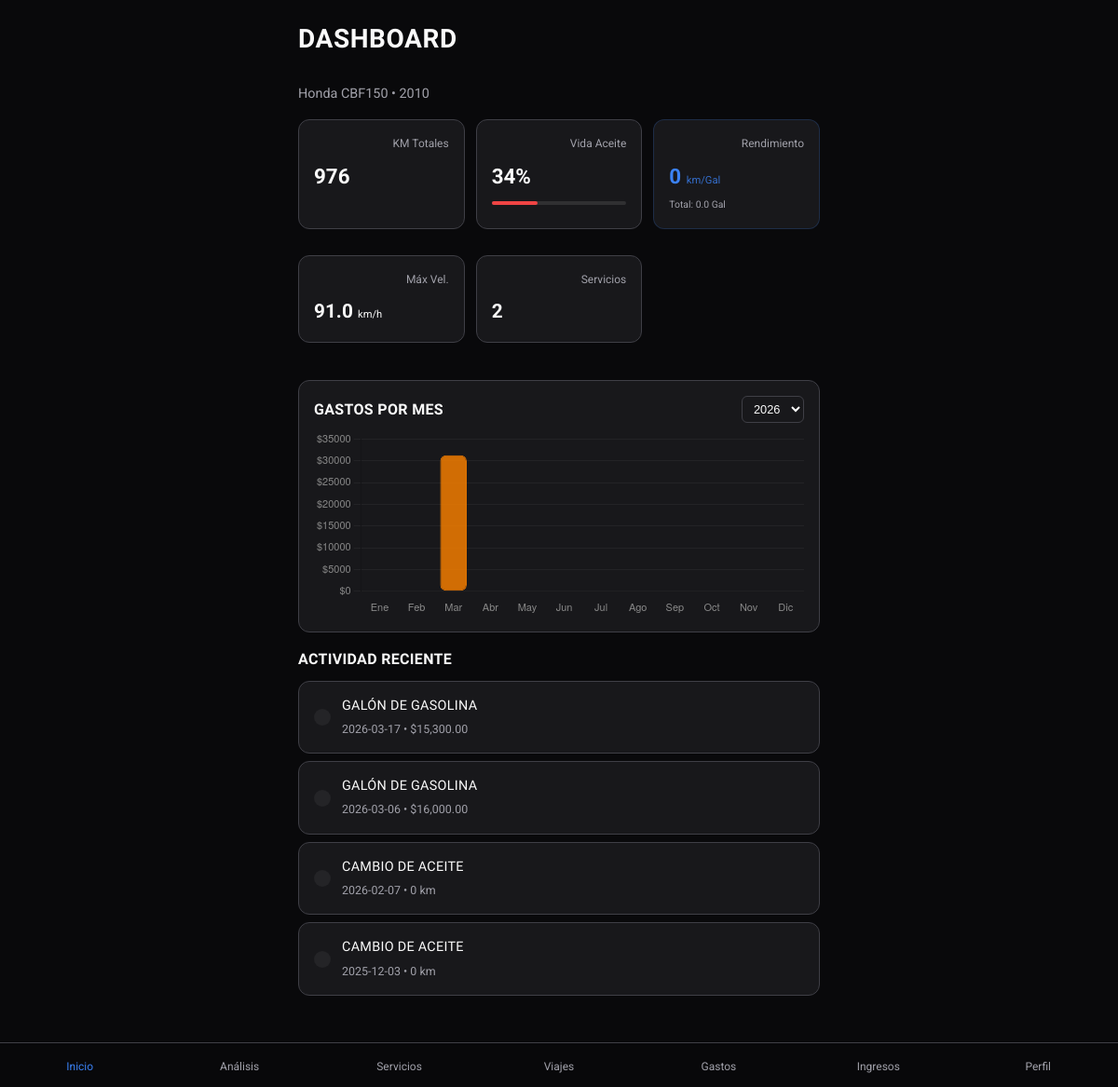
Before: / with the older database file.
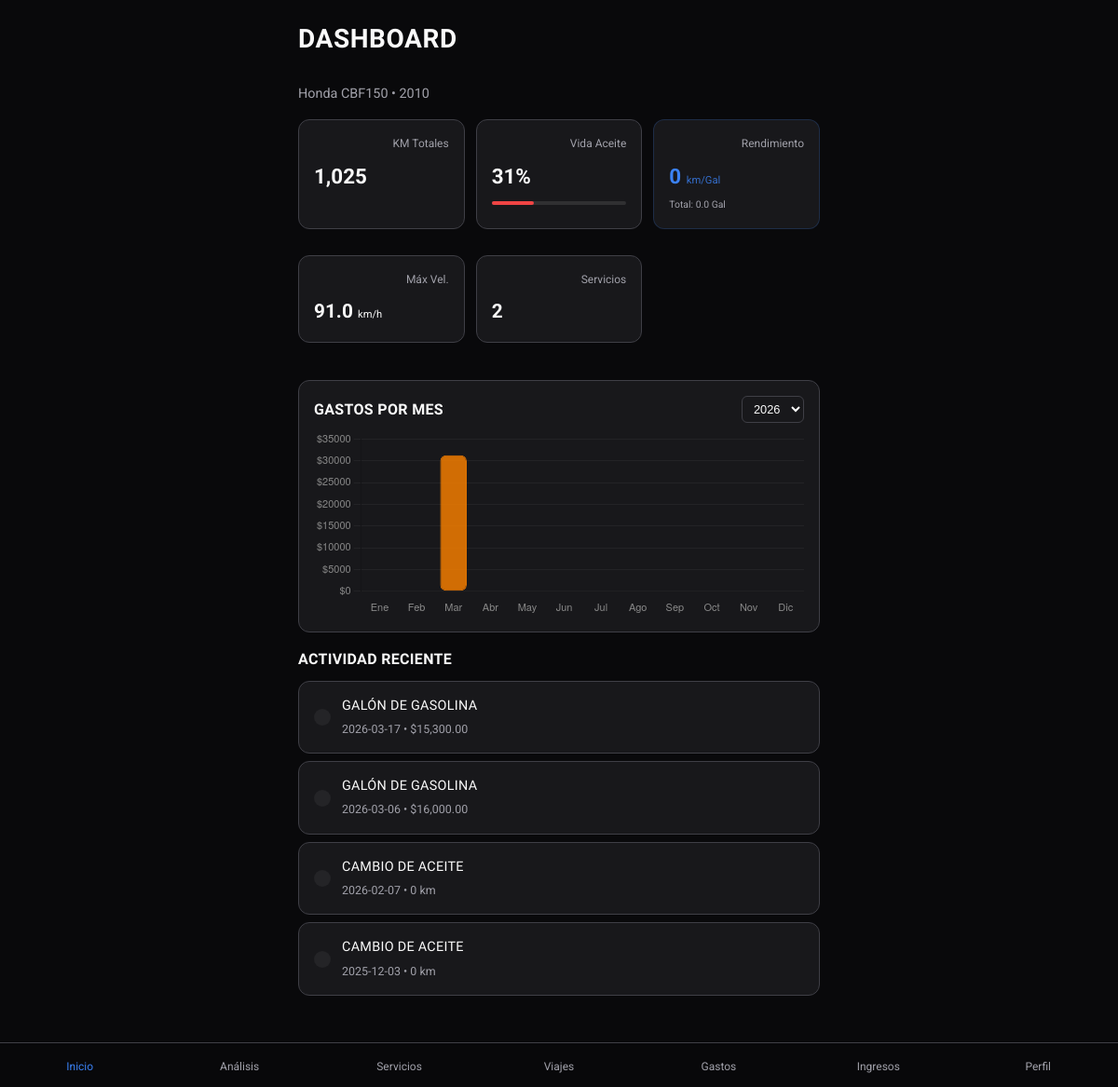
After: the same page with the newer database file.
### tables this page shows
CREATE TABLE motorcycles (
                id TEXT PRIMARY KEY,
                make TEXT NOT NULL,
                model TEXT NOT NULL,
                year INTEGER NOT NULL,
                vin TEXT,
                current_mileage INTEGER DEFAULT 0
            , oil_change_interval INTEGER DEFAULT 5000);

CREATE TABLE trips (
                id TEXT PRIMARY KEY,
                motorcycle_id TEXT NOT NULL,
                distance_km REAL NOT NULL,
                max_speed_kmh REAL DEFAULT 0.0,
                date TEXT NOT NULL,
                title TEXT,
                description TEXT,
                FOREIGN KEY (motorcycle_id) REFERENCES motorcycles (id)
            );

CREATE TABLE expenses (
                id TEXT PRIMARY KEY,
                motorcycle_id TEXT NOT NULL,
                amount REAL NOT NULL,
                category TEXT NOT NULL,
                date TEXT NOT NULL,
                description TEXT, liters REAL DEFAULT 0.0,
                FOREIGN KEY (motorcycle_id) REFERENCES motorcycles (id)
            );

CREATE TABLE maintenance (
                id TEXT PRIMARY KEY,
                motorcycle_id TEXT NOT NULL,
                service_type TEXT NOT NULL,
                date TEXT NOT NULL,
                mileage_at_service INTEGER DEFAULT 0,
                cost REAL DEFAULT 0.0,
                notes TEXT,
                FOREIGN KEY (motorcycle_id) REFERENCES motorcycles (id)
            );

### app.py (the view)
    @app.route("/", methods=["GET"])
    def index():
        from motorcycles.services import motorcycle_service
        from expenses.services import expense_service
        from maintenance.services import maintenance_service
        from trips.services import trip_service
        from collections import defaultdict
        from flask import request
        import json
        moto = motorcycle_service.get_all()[0] if motorcycle_service.get_all() else None
        selected_year = request.args.get("year", str(datetime.now().year))
        all_expenses = expense_service.get_by_motorcycle_id(moto.id) if moto else []
        years_available = sorted(
            set(e.date[:4] for e in all_expenses if e.date), reverse=True
        )
        if str(datetime.now().year) not in years_available:
            years_available.insert(0, str(datetime.now().year))
        MONTHS_ES = [
            "Ene",
            "Feb",
            "Mar",
            "Abr",
            "May",
            "Jun",
            "Jul",
            "Ago",
            "Sep",
            "Oct",
            "Nov",
            "Dic",
        ]
        monthly_totals = defaultdict(float)
        for e in all_expenses:
            if e.date and e.date[:4] == selected_year:
                month_idx = int(e.date[5:7]) - 1
                monthly_totals[month_idx] += e.amount
        chart_labels = json.dumps(MONTHS_ES)
        chart_data = json.dumps([round(monthly_totals.get(i, 0), 2) for i in range(12)])
        total_year = sum(monthly_totals.values())
        peak_month = (
            max(monthly_totals, key=monthly_totals.get) if monthly_totals else None
        )
        peak_month_name = MONTHS_ES[peak_month] if peak_month is not None else "—"
        peak_month_value = (
            monthly_totals.get(peak_month, 0) if peak_month is not None else 0
        )
        all_services = maintenance_service.get_by_motorcycle_id(moto.id) if moto else []
        total_services = len(all_services)
        recent_activity = []
        for e in sorted(all_expenses, key=lambda x: x.date, reverse=True)[:3]:
            recent_activity.append(
                {
                    "type": "expense",
                    "icon": (
                        "ph-gas-pump"
                        if e.category == "Combustible"
                        else "ph-shopping-bag"
                    ),
                    "color": (
                        "var(--accent-orange)"
                        if e.category == "Combustible"
                        else "var(--accent-blue)"
                    ),
                    "title": e.description,
                    "subtitle": f"{e.date} • ${e.amount:,.2f}",
                }
            )
        for s in sorted(all_services, key=lambda x: x.date, reverse=True)[:2]:
            recent_activity.append(
                {
                    "type": "service",
                    "icon": "ph-wrench",
                    "color": "var(--accent-blue)",
                    "title": s.service_type,
                    "subtitle": f"{s.date} • {s.mileage_at_service:,} km",
                }
            )
        recent_activity.sort(key=lambda x: str(x["subtitle"])[:10], reverse=True)
        recent_activity = recent_activity[:5]
        all_trips = trip_service.get_by_motorcycle_id(moto.id) if moto else []
        max_speed_record = max([t.max_speed_kmh for t in all_trips] + [0])
        total_distance_trips = sum(t.distance_km for t in all_trips)
        fuel_expenses = [e for e in all_expenses if e.category == "Combustible"]
        fuel_expenses.sort(key=lambda x: x.date, reverse=True)
        fuel_efficiency = 0
        total_fuel_gallons = 0
        if fuel_expenses:
            last_fuel = fuel_expenses[0]
            total_fuel_gallons = last_fuel.liters
            dist_since_last_fuel = sum(
                t.distance_km for t in all_trips if t.date and t.date >= last_fuel.date
            )
            if total_fuel_gallons > 0:
                fuel_efficiency = dist_since_last_fuel / total_fuel_gallons
        total_km_validated = moto.current_mileage if moto else 0
        oil_life = 0
        if moto:
            interval = (
                moto.oil_change_interval if moto.oil_change_interval > 0 else 1500
            )
            oil_life = max(0, 100 - (total_km_validated / interval) * 100)
        return render_template(
            "index.html",
            moto=moto,
            total_km_validated=total_km_validated,
            oil_life=int(oil_life),
            chart_labels=chart_labels,
            chart_data=chart_data,
            selected_year=selected_year,
            years_available=years_available,
            total_year=total_year,
            peak_month_name=peak_month_name,
            peak_month_value=peak_month_value,
            total_services=total_services,
            recent_activity=recent_activity,
            max_speed_record=max_speed_record,
            total_distance_trips=total_distance_trips,
            fuel_efficiency=round(fuel_efficiency, 2),
            total_fuel_liters=round(
                total_fuel_gallons, 2
            ),  # Pasando galones al template
        )

### templates/index.html (shortened to what this page needs)
{% extends "base.html" %} {% block title %}Dashboard | MotoLog{% endblock %} {%
block content %}
<header class="fade-in" style="animation-delay: 0.1s">
  <h1 class="page-title">Dashboard</h1>
  {% if moto %}
  <p class="text-muted mb-4">
    {{ moto.make }} {{ moto.model }} &bull; {{ moto.year }}
  </p>
  {% else %}
  <p class="text-muted mb-4">No hay motocicleta registrada.</p>
  {% endif %}
</header>
<section class="fade-in" style="animation-delay: 0.15s">
  <div
    style="
      display: grid;
      grid-template-columns: repeat(auto-fill, minmax(140px, 1fr));
      gap: 12px;
      margin-bottom: 24px;
    "
  >
    <div class="card fade-in" style="padding: 16px; animation-delay: 0.2s">
      <div class="flex-between mb-2">
        <span class="text-muted" style="font-size: 0.75rem">KM Totales</span>
      </div>
      <div style="font-size: 1.4rem; font-weight: 700">
        {{ "{:,}".format(total_km_validated) if moto else "0" }}
      </div>
    </div>
    <div class="card fade-in" style="padding: 16px; animation-delay: 0.25s">
      <div class="flex-between mb-2">
        <span class="text-muted" style="font-size: 0.75rem">Vida Aceite</span>
      </div>
      <div style="font-size: 1.4rem; font-weight: 700">{{ oil_life }}%</div>
      <div
        style="
          width: 100%;
          height: 4px;
          background: rgba(255, 255, 255, 0.1);
          border-radius: 2px;
          margin-top: 8px;
        "
      >
        <div
          style="width: {{ oil_life }}%; height: 100%; background: var(--accent-orange); border-radius: 2px;"
        ></div>
      </div>
    </div>
    <div class="card fade-in" style="padding: 16px; animation-delay: 0.3s; border: 1px solid rgba(59, 130, 246, 0.2);">
      <div class="flex-between mb-2">
        <span class="text-muted" style="font-size: 0.75rem">Rendimiento</span>
      </div>
      <div style="font-size: 1.4rem; font-weight: 700; color: var(--accent-blue);">
        {{ fuel_efficiency }} <span style="font-size: 0.7rem; font-weight: 400; opacity: 0.8">km/Gal</span>
      </div>
      <div class="text-muted" style="font-size: 0.65rem; margin-top: 4px;">
        Total: {{ total_fuel_liters }} Gal
      </div>
    </div>
    <div class="card fade-in" style="padding: 16px; animation-delay: 0.35s">
      <div class="flex-between mb-2">
        <span class="text-muted" style="font-size: 0.75rem">Máx Vel.</span>
      </div>
      <div style="font-size: 1.3rem; font-weight: 700;">
        {{ max_speed_record }} <span style="font-size: 0.7rem; font-weight: 400">km/h</span>
      </div>
    </div>
    <div class="card fade-in" style="padding: 16px; animation-delay: 0.4s">
      <div class="flex-between mb-2">
        <span class="text-muted" style="font-size: 0.75rem">Servicios</span>
      </div>
      <div style="font-size: 1.3rem; font-weight: 700">
        {{ total_services }}
      </div>
    </div>
  </div>
  <div
    class="card fade-in"
    style="padding: 16px; animation-delay: 0.2s; margin-bottom: 16px"
  >
    <div class="flex-between mb-2" style="align-items: center">
      <h3 style="font-size: 1rem; font-weight: 600; margin: 0">
        Gastos por Mes
      </h3>
      <form
        method="GET"
        action="/"
        style="display: flex; gap: 6px; align-items: center"
      >
        <select
          name="year"
          onchange="this.form.submit()"
          style="
            padding: 5px 8px;
            border-radius: 6px;
            border: 1px solid var(--border-color);
            background: var(--bg-secondary);
            color: var(--text-primary);
            font-size: 0.8rem;
          "
        >
          {% for yr in years_available %}
          <option value="{{ yr }}" {{ 'selected' if yr|string == selected_year|string else '' }}>{{ yr }}</option>
          {% endfor %}
        </select>
      </form>
    </div>
    <canvas id="expensesChart" style="width: 100%; max-height: 200px"></canvas>
  </div>
  <h3 style="font-size: 1rem; font-weight: 600; margin-bottom: 10px">
    Actividad Reciente
  </h3>
  {% if recent_activity %} {% for item in recent_activity %}
  <div class="card fade-in" style="padding: 14px 16px; margin-bottom: 8px">
    <div class="flex-between">
      <div style="display: flex; align-items: center; gap: 12px">
        <div
          style="
            background: rgba(255, 255, 255, 0.05);
            padding: 9px;
            border-radius: 10px;
            flex-shrink: 0;
          "
        >
        </div>
        <div>
          <h4 style="font-size: 0.9rem; margin: 0; font-weight: 500">
            {{ item.title }}
          </h4>
          <span class="text-muted" style="font-size: 0.78rem"
            >{{ item.subtitle }}</span
          >
        </div>
      </div>
    </div>
  </div>
  {% endfor %} {% endif %}
</section>
<script>
  (function() {
    var labels = {{ chart_labels | safe }};
    var data   = {{ chart_data | safe }};
    var ctx = document.getElementById("expensesChart");
    if (!ctx) return;
    var maxVal = Math.max.apply(null, data);
    new Chart(ctx, {
      type: "bar",
      data: {
        labels: labels,
        datasets: [{
          label: "Gastos ($)",
          data: data,
          backgroundColor: data.map(function(v) {
            return (v === maxVal && v > 0) ? "rgba(242,125,0,0.85)" : "rgba(242,125,0,0.35)";
          }),
          borderColor: "rgba(242,125,0,0.9)",
          borderWidth: 1,
          borderRadius: 6,
          borderSkipped: false
        }]
      },
      options: {
        responsive: true,
        maintainAspectRatio: false,
        plugins: {
          legend: { display: false },
          tooltip: { callbacks: { label: function(c) { return " $" + c.parsed.y.toFixed(2); } } }
        },
        scales: {
          x: { grid: { display: false }, ticks: { color: "#888", font: { size: 11 } } },
          y: {
            grid: { color: "rgba(255,255,255,0.05)" },
            ticks: { color: "#888", font: { size: 11 }, callback: function(v) { return "$" + v; } },
            beginAtZero: true
          }
        }
      }
    });
  })();
</script>
{% endblock %}

### templates/base.html (shortened to what this page needs)
<!doctype html>
<html lang="es">
  <head>
    <link
      rel="stylesheet"
      href="{{ url_for('static', filename='css/styles.css') }}"
    />
  </head>
  <body>
    <main class="container">{% block content %}{% endblock %}</main>
    <nav class="bottom-nav">
      <a
        href="{{ url_for('index') }}"
        class="nav-item {% if request.path == '/' %}active{% endif %}"
      >
        <span>Inicio</span>
      </a>
      <a
        href="{{ url_for('analytics_view') }}"
        class="nav-item {% if request.path == '/analytics' %}active{% endif %}"
      >
        <span>Análisis</span>
      </a>
      <a
        href="{{ url_for('services_view') }}"
        class="nav-item {% if request.path == '/services' %}active{% endif %}"
      >
        <span>Servicios</span>
      </a>
      <a
        href="{{ url_for('trips_view') }}"
        class="nav-item {% if request.path == '/trips' %}active{% endif %}"
      >
        <span>Viajes</span>
      </a>
      <a
        href="{{ url_for('expenses_view') }}"
        class="nav-item {% if request.path == '/expenses' %}active{% endif %}"
      >
        <span>Gastos</span>
      </a>
      <a
        href="{{ url_for('incomes_view') }}"
        class="nav-item {% if request.path == '/incomes' %}active{% endif %}"
      >
        <span>Ingresos</span>
      </a>
      <a
        href="{{ url_for('profile_view') }}"
        class="nav-item {% if request.path == '/profile' %}active{% endif %}"
      >
        <span>Perfil</span>
      </a>
    </nav>
  </body>
</html>

Changed rows visible on the page:
changed motorcycles "Honda": current_mileage "976" → "1,025"
Other visible differences:
{{ oil_life }}: "34" → "31"
{{ oil_life }}: 34 → 31 (drawn)
